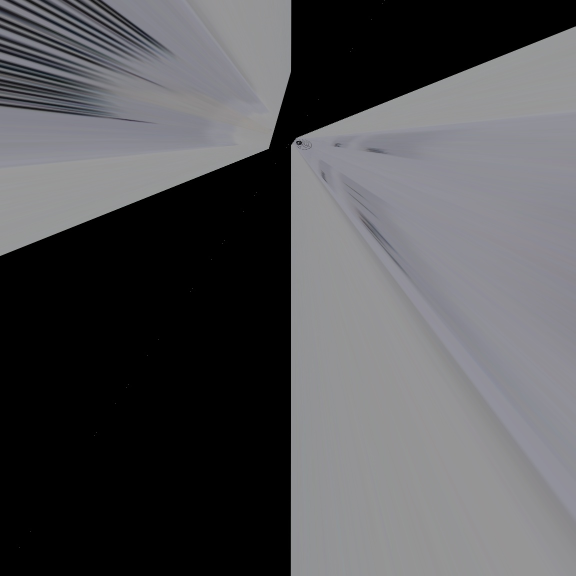
#> input picture aligned.jpg, 1151 x 1151 px, given in place of the camera (shown at 1/2 size)
$ python asift.py aligned.jpg
#> lines starting #> are read from the running program, lines starting #| are printed output that depends on the picture
### find_obj.py
#!/usr/bin/env python

'''
Feature-based image matching sample.
Note, that you will need the https://github.com/opencv/opencv_contrib repo for SIFT and SURF
USAGE
  find_obj.py [--feature=<sift|surf|orb|akaze|brisk>[-flann]] [ <image1> <image2> ]
  --feature  - Feature to use. Can be sift, surf, orb or brisk. Append '-flann'
               to feature name to use Flann-based matcher instead bruteforce.
  Press left mouse button on a feature point to see its matching point.
'''

# Python 2/3 compatibility
from __future__ import print_function

import numpy as np
import cv2 as cv

from common import anorm, getsize

FLANN_INDEX_KDTREE = 1  # bug: flann enums are missing
FLANN_INDEX_LSH    = 6


def init_feature(name):
    chunks = name.split('-')
    if chunks[0] == 'sift':
        detector = cv.xfeatures2d.SIFT_create()
        norm = cv.NORM_L2
    elif chunks[0] == 'surf':
        detector = cv.xfeatures2d.SURF_create(800)
        norm = cv.NORM_L2
    elif chunks[0] == 'orb':
        detector = cv.ORB_create(400)
        norm = cv.NORM_HAMMING
    elif chunks[0] == 'akaze':
        detector = cv.AKAZE_create()
        norm = cv.NORM_HAMMING
    elif chunks[0] == 'brisk':
        detector = cv.BRISK_create()
        norm = cv.NORM_HAMMING
    else:
        return None, None
    if 'flann' in chunks:
        if norm == cv.NORM_L2:
            flann_params = dict(algorithm = FLANN_INDEX_KDTREE, trees = 5)
        else:
            flann_params= dict(algorithm = FLANN_INDEX_LSH,
                               table_number = 6, # 12
                               key_size = 12,     # 20
                               multi_probe_level = 1) #2
        matcher = cv.FlannBasedMatcher(flann_params, {})  # bug : need to pass empty dict (#1329)
    else:
        matcher = cv.BFMatcher(norm)
    return detector, matcher


def filter_matches(kp1, kp2, matches, ratio = 0.75):
    mkp1, mkp2 = [], []
    for m in matches:
        if len(m) == 2 and m[0].distance < m[1].distance * ratio:
            m = m[0]
            mkp1.append( kp1[m.queryIdx] )
            mkp2.append( kp2[m.trainIdx] )
    p1 = np.float32([kp.pt for kp in mkp1])
    p2 = np.float32([kp.pt for kp in mkp2])
    kp_pairs = zip(mkp1, mkp2)
    return p1, p2, list(kp_pairs)

def explore_match(win, img1, img2, kp_pairs, status = None, H = None):
    h1, w1 = img1.shape[:2]
    h2, w2 = img2.shape[:2]
    vis = np.zeros((max(h1, h2), w1+w2), np.uint8)
    vis[:h1, :w1] = img1
    vis[:h2, w1:w1+w2] = img2
    vis = cv.cvtColor(vis, cv.COLOR_GRAY2BGR)

    if H is not None:
        corners = np.float32([[0, 0], [w1, 0], [w1, h1], [0, h1]])
        corners = np.int32( cv.perspectiveTransform(corners.reshape(1, -1, 2), H).reshape(-1, 2) + (w1, 0) )
        cv.polylines(vis, [corners], True, (255, 255, 255))

    if status is None:
        status = np.ones(len(kp_pairs), np.bool_)
    p1, p2 = [], []  # python 2 / python 3 change of zip unpacking
    for kpp in kp_pairs:
        p1.append(np.int32(kpp[0].pt))
        p2.append(np.int32(np.array(kpp[1].pt) + [w1, 0]))

    green = (0, 255, 0)
    red = (0, 0, 255)
    kp_color = (51, 103, 236)
    for (x1, y1), (x2, y2), inlier in zip(p1, p2, status):
        if inlier:
            col = green
            cv.circle(vis, (x1, y1), 2, col, -1)
            cv.circle(vis, (x2, y2), 2, col, -1)
        else:
            col = red
            r = 2
            thickness = 3
            cv.line(vis, (x1-r, y1-r), (x1+r, y1+r), col, thickness)
            cv.line(vis, (x1-r, y1+r), (x1+r, y1-r), col, thickness)
            cv.line(vis, (x2-r, y2-r), (x2+r, y2+r), col, thickness)
            cv.line(vis, (x2-r, y2+r), (x2+r, y2-r), col, thickness)
    vis0 = vis.copy()
    for (x1, y1), (x2, y2), inlier in zip(p1, p2, status):
        if inlier:
            cv.line(vis, (x1, y1), (x2, y2), green)

    cv.imshow(win, vis)

    # [20 lines left out: function onmouse, not called in this run]
    cv.setMouseCallback(win, onmouse)
    return vis


# [50 lines left out: function main, not called in this run]


# [4 lines that do not run on import are left out]

### common.py
#!/usr/bin/env python

'''
This module contains some common routines used by other samples.
'''

# Python 2/3 compatibility
from __future__ import print_function
import sys
PY3 = sys.version_info[0] == 3

if PY3:
    from functools import reduce

import numpy as np
import cv2 as cv

# built-in modules
import os
import itertools as it
from contextlib import contextmanager

image_extensions = ['.bmp', '.jpg', '.jpeg', '.png', '.tif', '.tiff', '.pbm', '.pgm', '.ppm']

class Bunch(object):
    def __init__(self, **kw):
        self.__dict__.update(kw)
    def __str__(self):
        return str(self.__dict__)

# [4 lines left out: function splitfn, not called in this run]

def anorm2(a):
    return (a*a).sum(-1)
def anorm(a):
    return np.sqrt( anorm2(a) )

# [44 lines left out: functions homotrans, to_rect, rect2rect_mtx, lookat, mtx2rvec, draw_str, not called in this run]

class Sketcher:
    # [8 lines left out: function __init__, not called in this run]

    def show(self):
        cv.imshow(self.windowname, self.dests[0])

    # [13 lines left out: function on_mouse, not called in this run]


# palette data from matplotlib/_cm.py
_jet_data =   {'red':   ((0., 0, 0), (0.35, 0, 0), (0.66, 1, 1), (0.89,1, 1),
                         (1, 0.5, 0.5)),
               'green': ((0., 0, 0), (0.125,0, 0), (0.375,1, 1), (0.64,1, 1),
                         (0.91,0,0), (1, 0, 0)),
               'blue':  ((0., 0.5, 0.5), (0.11, 1, 1), (0.34, 1, 1), (0.65,0, 0),
                         (1, 0, 0))}

cmap_data = { 'jet' : _jet_data }

# [14 lines left out: function make_cmap, not called in this run]

def nothing(*arg, **kw):
    pass

def clock():
    return cv.getTickCount() / cv.getTickFrequency()

@contextmanager
def Timer(msg):
    print(msg, '...',)
    start = clock()
    try:
        yield
    finally:
        print("%.2f ms" % ((clock()-start)*1000))

class StatValue:
    def __init__(self, smooth_coef = 0.5):
        self.value = None
        self.smooth_coef = smooth_coef
    # [6 lines left out: function update, not called in this run]

class RectSelector:
    # [31 lines left out: functions __init__, onmouse, draw, not called in this run]
    @property
    def dragging(self):
        return self.drag_rect is not None


# [23 lines left out: functions grouper, mosaic, not called in this run]

def getsize(img):
    h, w = img.shape[:2]
    return w, h

def mdot(*args):
    return reduce(np.dot, args)

# [4 lines left out: function draw_keypoints, not called in this run]

### asift.py
#!/usr/bin/env python

'''
Affine invariant feature-based image matching sample.
This sample is similar to find_obj.py, but uses the affine transformation
space sampling technique, called ASIFT [1]. While the original implementation
is based on SIFT, you can try to use SURF or ORB detectors instead. Homography RANSAC
is used to reject outliers. Threading is used for faster affine sampling.
[1] http://www.ipol.im/pub/algo/my_affine_sift/
USAGE
  asift.py [--feature=<sift|surf|orb|brisk>[-flann]] [ <image1> <image2> ]
  --feature  - Feature to use. Can be sift, surf, orb or brisk. Append '-flann'
               to feature name to use Flann-based matcher instead bruteforce.
  Press left mouse button on a feature point to see its matching point.
'''

# Python 2/3 compatibility
from __future__ import print_function

import numpy as np
import cv2 as cv

# built-in modules
import itertools as it
from multiprocessing.pool import ThreadPool

# local modules
from common import Timer
from find_obj import init_feature, filter_matches, explore_match


def affine_skew(tilt, phi, img, mask=None):
    '''
    affine_skew(tilt, phi, img, mask=None) -> skew_img, skew_mask, Ai
    Ai - is an affine transform matrix from skew_img to img
    '''
    h, w = img.shape[:2]
    if mask is None:
        mask = np.zeros((h, w), np.uint8)
        mask[:] = 255
    A = np.float32([[1, 0, 0], [0, 1, 0]])
    if phi != 0.0:
        phi = np.deg2rad(phi)
        s, c = np.sin(phi), np.cos(phi)
        A = np.float32([[c,-s], [ s, c]])
        corners = [[0, 0], [w, 0], [w, h], [0, h]]
        tcorners = np.int32( np.dot(corners, A.T) )
        x, y, w, h = cv.boundingRect(tcorners.reshape(1,-1,2))
        A = np.hstack([A, [[-x], [-y]]])
        img = cv.warpAffine(img, A, (w, h), flags=cv.INTER_LINEAR, borderMode=cv.BORDER_REPLICATE)
    if tilt != 1.0:
        s = 0.8*np.sqrt(tilt*tilt-1)
        img = cv.GaussianBlur(img, (0, 0), sigmaX=s, sigmaY=0.01)
        img = cv.resize(img, (0, 0), fx=1.0/tilt, fy=1.0, interpolation=cv.INTER_NEAREST)
        A[0] /= tilt
    if phi != 0.0 or tilt != 1.0:
        h, w = img.shape[:2]
        mask = cv.warpAffine(mask, A, (w, h), flags=cv.INTER_NEAREST)
    Ai = cv.invertAffineTransform(A)
    return img, mask, Ai


def affine_detect(detector, img, mask=None, pool=None):
    '''
    affine_detect(detector, img, mask=None, pool=None) -> keypoints, descrs
    Apply a set of affine transformations to the image, detect keypoints and
    reproject them into initial image coordinates.
    See http://www.ipol.im/pub/algo/my_affine_sift/ for the details.
    ThreadPool object may be passed to speedup the computation.
    '''
    params = [(1.0, 0.0)]
    for t in 2**(0.5*np.arange(1,6)):
        for phi in np.arange(0, 180, 72.0 / t):
            params.append((t, phi))

    def f(p):
        t, phi = p
        timg, tmask, Ai = affine_skew(t, phi, img)
        keypoints, descrs = detector.detectAndCompute(timg, tmask)
        for kp in keypoints:
            x, y = kp.pt
            kp.pt = tuple( np.dot(Ai, (x, y, 1)) )
        if descrs is None:
            descrs = []
        return keypoints, descrs

    keypoints, descrs = [], []
    if pool is None:
        ires = it.imap(f, params)
    else:
        ires = pool.imap(f, params)

    for i, (k, d) in enumerate(ires):
        print('affine sampling: %d / %d\r' % (i+1, len(params)), end='')
        keypoints.extend(k)
        descrs.extend(d)

    print()
    return keypoints, np.array(descrs)


def main():
    import sys, getopt
    # [8 lines of commented-out code are left out]
    feature_name = 'brisk-flann'
    cap = cv.VideoCapture(0)
    ret, frame = cap.read()
#> frame is the input picture: shape (1151, 1151, 3); mean B, G, R 85.6, 83.1, 83
    # img1 = cv.imread(cv.samples.findFile(fn1), cv.IMREAD_GRAYSCALE)
    # img2 = cv.imread(cv.samples.findFile(fn2), cv.IMREAD_GRAYSCALE)
    img1 = cv.imread("target/target_reference_crop.jpg", 0)
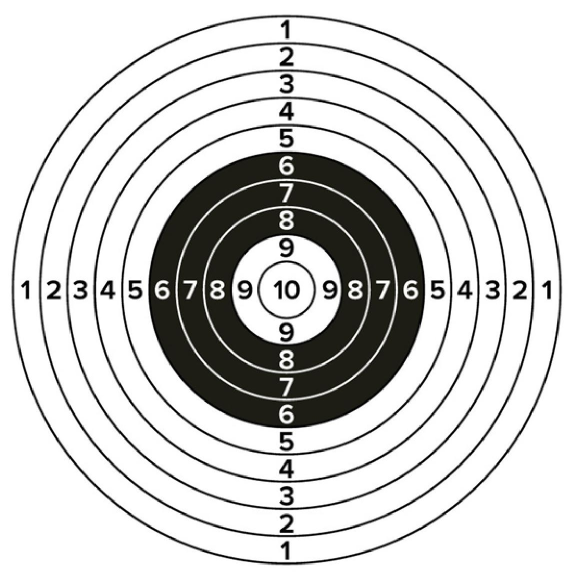
#> input picture target/target_reference_crop.jpg, 1151 x 1151 px (shown at 1/2 size)
#> img1: shape (1151, 1151); min 0, max 255, mean 208
    img2 = cv.cvtColor(frame, cv.COLOR_BGR2GRAY)
    detector, matcher = init_feature(feature_name)

    if img1 is None:
        #print('Failed to load fn1:', fn1)
        sys.exit(1)

    if img2 is None:
        #print('Failed to load fn2:', fn2)
        sys.exit(1)

    if detector is None:
        print('unknown feature:', feature_name)
        sys.exit(1)

    print('using', feature_name)

    pool=ThreadPool(processes = cv.getNumberOfCPUs())
    kp1, desc1 = affine_detect(detector, img1, pool=pool)
#> in f, `timg, tmask, Ai = affine_skew(t, phi, img)`: tmask: shape (1151, 1151); every value is 255
#> in f, `timg, tmask, Ai = affine_skew(t, phi, img)`: Ai = [[1, 0, 0], [0, 1, 0]]
#> in f, `keypoints, descrs = detector.detectAndCompute(timg, tmask)`: keypoints = 15484 keypoints; strongest (x, y, size): (1086, 570, 27.7), (45, 570, 28.4), (973, 592, 33.8), (935, 594, 24)
#> the loop in affine_detect, `for i, (k, d) in enumerate(ires):` made 43 passes
#> pass 1, in affine_skew (call 2), `img = cv.resize(img, (0, 0), fx=1.0/tilt, fy=1.0, interpolation=cv.INT..`:
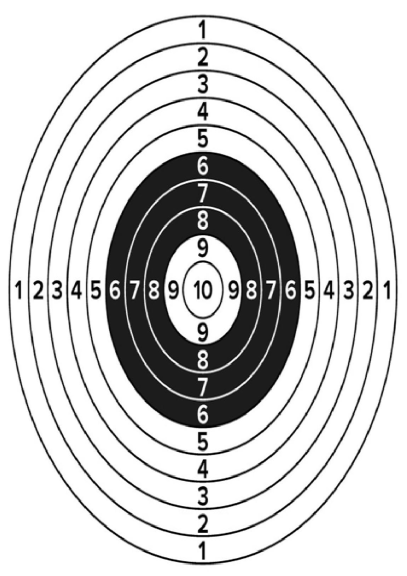
#> img: shape (1151, 814) (shown at 1/2 size); min 0, max 255, mean 208
#> after the loop in affine_detect, `for i, (k, d) in enumerate(ires):`: descrs = 138324 items; keypoints = 138324 keypoints; strongest (x, y, size): (1086, 570, 27.7), (555, 567, 38.1), (557, 566, 36), (45, 570, 28.4)
#> kp1 has the same summary as keypoints in affine_detect
    kp2, desc2 = affine_detect(detector, img2, pool=pool)
#> kp2 = 1247 keypoints; strongest (x, y, size): (531, 290, 47), (526, 290, 72), (588, 292, 36), (527, 294, 72)
    print('img1 - %d features, img2 - %d features' % (len(kp1), len(kp2)))
#| img1 - 138324 features, img2 - 1247 features

    def match_and_draw(win):
        with Timer('matching'):
            raw_matches = matcher.knnMatch(desc1, trainDescriptors = desc2, k = 2) #2
        p1, p2, kp_pairs = filter_matches(kp1, kp2, raw_matches)
        if len(p1) >= 4:
            H, status = cv.findHomography(p1, p2, cv.RANSAC, 5.0)
            print('%d / %d  inliers/matched' % (np.sum(status), len(status)))
            # do not draw outliers (there will be a lot of them)
            kp_pairs = [kpp for kpp, flag in zip(kp_pairs, status) if flag]
        else:
            H, status = None, None
            print('%d matches found, not enough for homography estimation' % len(p1))

        explore_match(win, img1, img2, kp_pairs, None, H)


    match_and_draw('affine find_obj')
#> in match_and_draw, `raw_matches = matcher.knnMatch(desc1, trainDescriptors = desc2, k = 2)`: raw_matches = 138324 matches
#> after the loop in filter_matches, `for m in matches:`: mkp1 = 3406 keypoints; strongest (x, y, size): (55, 564, 24), (576, 982, 23.8), (497, 589, 38), (575, 283, 23.2); mkp2 = 3406 keypoints; strongest (x, y, size): (588, 291, 40.4), (586, 306, 72), (596, 285, 11.3), (593, 283, 12.9)
#> in filter_matches, `p1 = np.float32([kp.pt for kp in mkp1])`: p1 = 3406 pairs, first value 25.44 to 1121.9, second value 31.5 to 1128
#> in filter_matches, `p2 = np.float32([kp.pt for kp in mkp2])`: p2 = 3406 pairs, first value 52.5 to 746.2, second value -0.665 to 389.9
#> in match_and_draw, `p1, p2, kp_pairs = filter_matches(kp1, kp2, raw_matches)`: kp_pairs = 3406 items
#> in match_and_draw, `H, status = cv.findHomography(p1, p2, cv.RANSAC, 5.0)`: H = [[-0.695, -0.308, 671.3], [-0.301, -0.133, 290.3], [-0.00104, -0.000458, 1]]; status = 3406 values, max 1 at index 89, min 0 at index 0, mean 0.343
#| 1167 / 3406  inliers/matched
#> in match_and_draw, `kp_pairs = [kpp for kpp, flag in zip(kp_pairs, status) if flag]`: kp_pairs = 1167 items
#> in explore_match, `vis[:h1, :w1] = img1`:
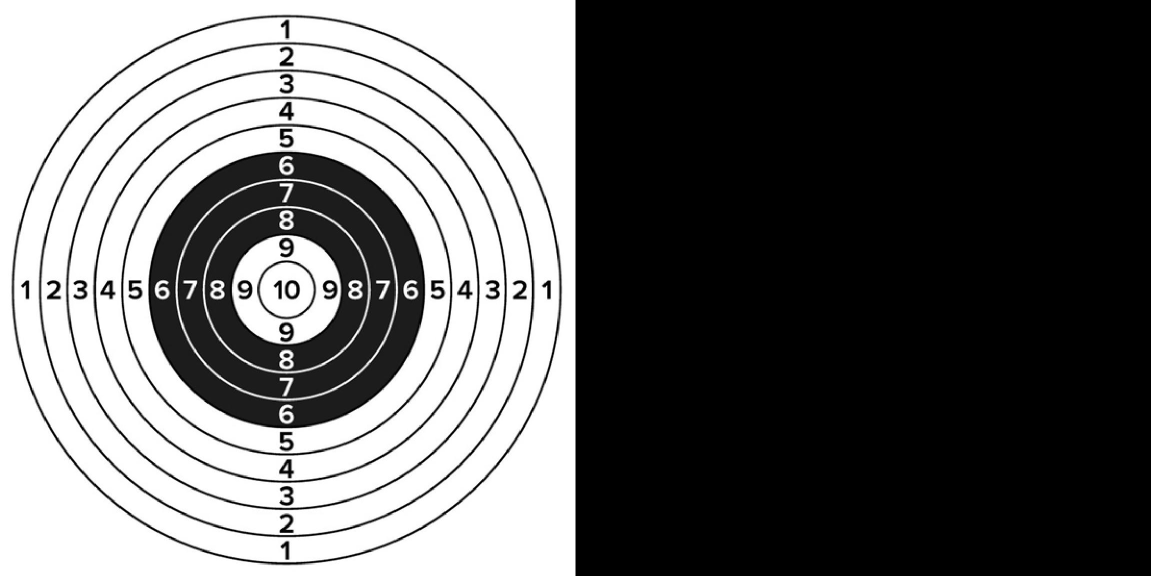
#> vis: shape (1151, 2302) (shown at 1/2 size); min 0, max 255, mean 104
#> in explore_match, `vis[:h2, w1:w1+w2] = img2`:
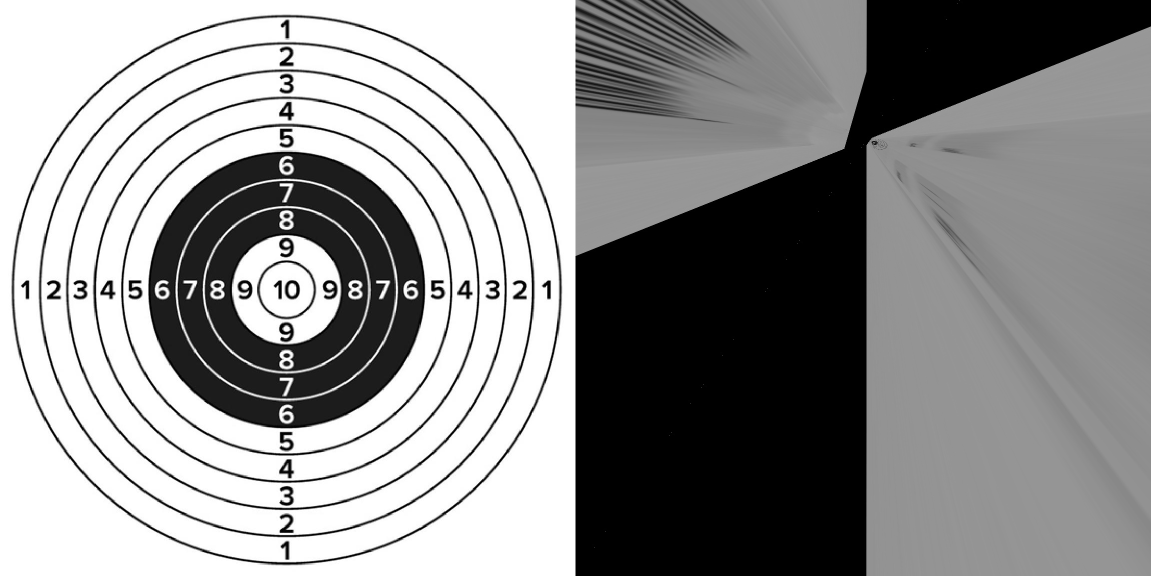
#> vis: shape (1151, 2302) (shown at 1/2 size); min 0, max 255, mean 145.6
#> in explore_match, `corners = np.int32( cv.perspectiveTransform(corners.reshape(1, -1, 2),..`: corners = [[1822, 290], [1822, 290], [1822, 290], [1822, 290]]
#> in explore_match, `cv.polylines(vis, [corners], True, (255, 255, 255))`: vis: shape (1151, 2302, 3); min 0, max 255, mean 145.6
#> the loop in explore_match, `for kpp in kp_pairs:` made 1167 passes
#> kpp on passes 2, 12, 16: 2 keypoints; (x, y, size): (82, 820, 36), (671, 290, 19.6), 2 keypoints; (x, y, size): (767, 314, 40), (671, 290, 19.6), 2 keypoints; (x, y, size): (72, 359, 37.5), (671, 290, 19.6)
#> after the loop in explore_match, `for kpp in kp_pairs:`: p1 = 1167 pairs, first value 27 to 1119, second value 34 to 1119; p2 = 1167 pairs, first value 1821 to 1826, second value 287 to 291
#> the loop in explore_match, `for (x1, y1), (x2, y2), inlier in zip(p1, p2, status):` made 1167 passes
#> (x1, y1, y2) on passes 1 to 12: (944, 348, 290), (82, 820, 290), (262, 127, 290), (841, 166, 290), (800, 270, 290), (115, 276, 290), (175, 286, 290), (320, 288, 290), (400, 297, 290), (156, 313, 290), (222, 316, 290), (766, 313, 290)
#> after the loop in explore_match, `for (x1, y1), (x2, y2), inlier in zip(p1, p2, status):`:
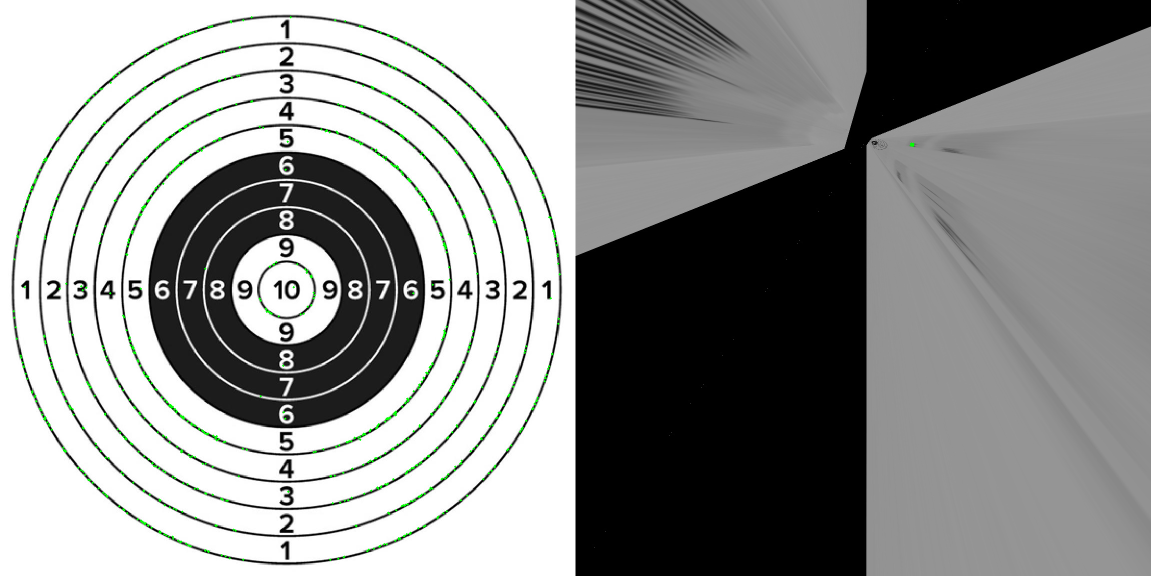
#> vis: shape (1151, 2302, 3) (shown at 1/2 size); mean B, G, R 145.3, 146.6, 145.3
#> the loop in explore_match, `for (x1, y1), (x2, y2), inlier in zip(p1, p2, status):` made 1167 passes
#> after the loop in explore_match, `for (x1, y1), (x2, y2), inlier in zip(p1, p2, status):`:
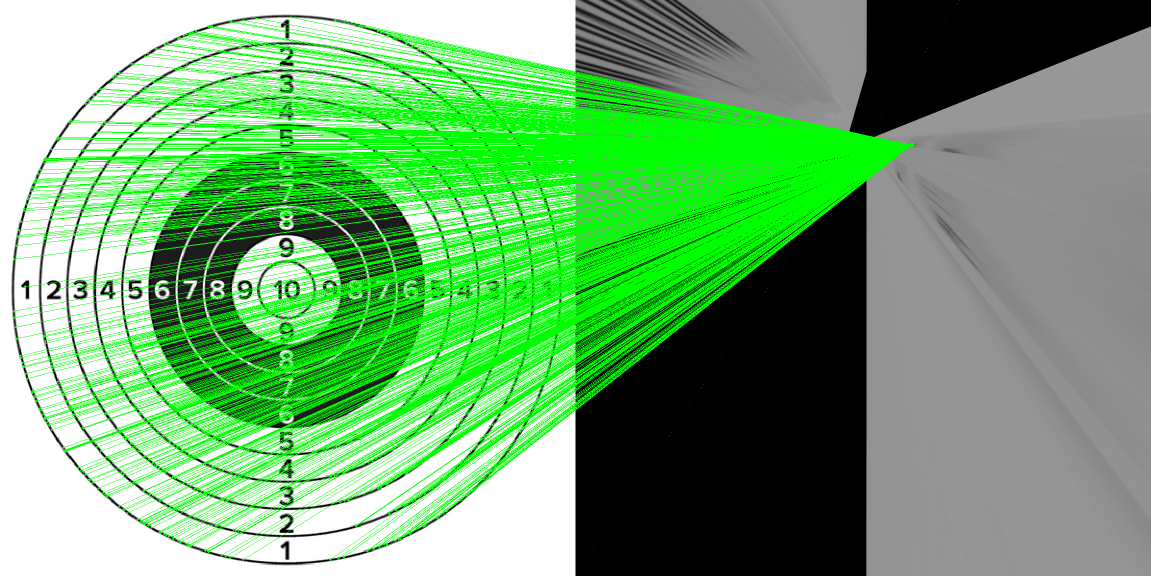
#> vis: shape (1151, 2302, 3) (shown at 1/2 size); mean B, G, R 110.3, 169.8, 110.3
    cv.waitKey()
    print('Done')


if __name__ == '__main__':
    print(__doc__)
    main()
    cv.destroyAllWindows()
